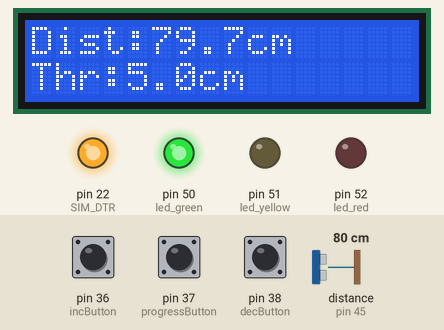
Recording of a sketch running on a simulated Arduino Mega 2560, built with avr-gcc and run on an emulated ATmega2560. On the bench: 16×2 character LCD, output pins drawn as LEDs (lit = HIGH). Wiring (inferred from the names in the program): ultrasonic range finder: trigger pin 44; echo pin 45. The inputs (shaded band) are chosen by the test bench; at power-on: distance to the obstacle (sensor on pin 45) 80 cm, pin 37 (progressButton) HIGH, pin 36 (incButton) HIGH, pin 38 (decButton) HIGH. The echo pulse lasts 58.3 µs per cm; the modem accepts every AT command (registered, SIM ready, sends succeed) and sends nothing else; pins used as bus, display or sensor lines are not drawn.

Above: at 8.9 s.
9.0 s: distance to the obstacle (sensor on pin 45) set to 7 cm
At 13.2 s:
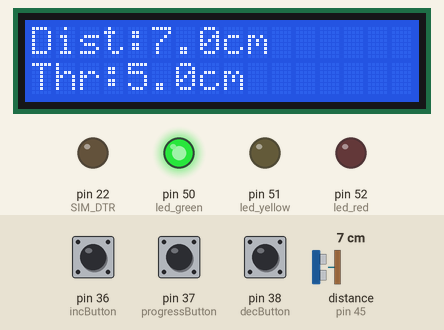
13.6 s: distance to the obstacle (sensor on pin 45) set to 4 cm
At 15.1 s:
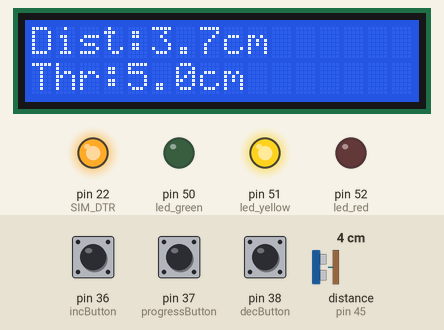
18.2 s: pin 37 (progressButton) pulled LOW for 3.2 s
At 19.9 s:
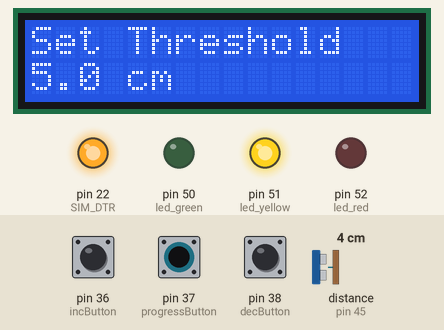
22.9 s: pin 37 (progressButton) pulled LOW for 1 s
At 25.0 s:
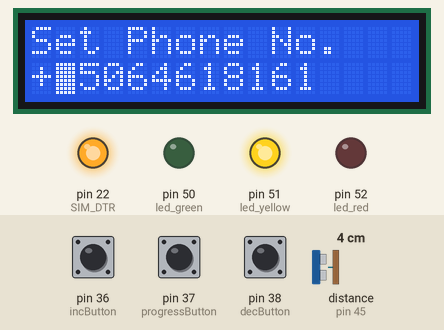
25.4 s: pin 37 (progressButton) pulled LOW for 1 s
At 27.3 s:
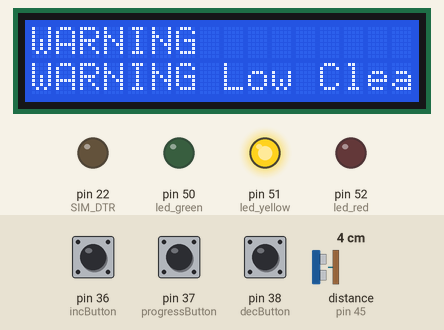
31.0 s: distance to the obstacle (sensor on pin 45) set to 2 cm
At 34.0 s:
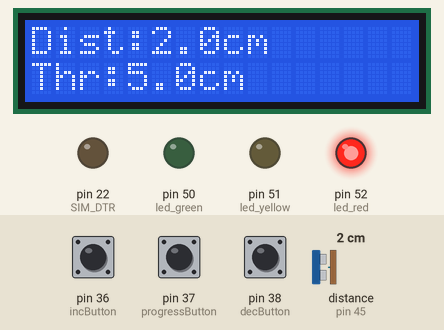
Timing chart, 0 to 36.6 s (numbered marks = the images above; inputs shaded):
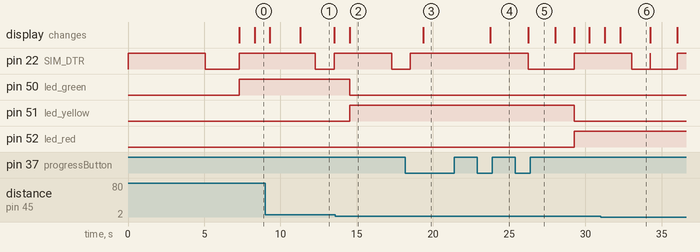

Measured:
- the behaviour switches between 6 and 5 cm on distance to the obstacle (sensor on pin 45) (found by bisection; images 1 and 2)
- after the input at 9.0 s, the display: first changes after 0.30 s (image 1 shows a later state)
- after the input at 13.6 s, pin 50 (led_green): HIGH → LOW after 0.93 s; pin 51 (led_yellow): LOW → HIGH after 0.93 s; the display: changes after 0.93 s (image 2)
- after the input at 18.2 s, pin 22 (SIM_DTR): goes on until 18.5 s, then stays HIGH; pin 51 (led_yellow): stays HIGH (without the input it goes to LOW after 3.1 s); pin 52 (led_red): stays LOW (without the input it goes to HIGH after 3.1 s); the display: changes after 1.2 s (image 3)
- after the input at 22.9 s, the display: changes after 0.85 s (image 4)
- after the input at 25.4 s, pin 22 (SIM_DTR): HIGH → LOW after 0.86 s, → HIGH 3.0 s later; pin 51 (led_yellow): HIGH → LOW after 3.9 s; pin 52 (led_red): LOW → HIGH after 3.9 s; the display: first changes after 0.85 s (image 5 shows a later state)
- after the input at 31.0 s, the display: first changes after 0.27 s (image 6 shows a later state)

The sketch:

TME3313_LineSag_ArduinoCode.ino
```cpp
#include <SoftwareSerial.h>
#include <stdlib.h>
#include <LiquidCrystal.h>

#define printToTerminal 0

struct ButtonState {
  int pin;
  bool stableState;
  bool lastReading;
  unsigned long lastChangeTime;
};

char* addy = "AT+CMGS=\"+15062820026\"\r";
char* faaiz = "AT+CMGS=\"+15064618161\"\r";
char* pratik = "AT+CMGS=\"+15064787090\"\r";
char* number = faaiz;

// Buttons
int progressButton = 37;   // short press = action, long press = switch menu
const int incButton = 36;   // increase threshold / increase digit
const int decButton = 38;   // decrease threshold / decrease digit

// Timing
const unsigned long SAMPLE_INTERVAL = 1000;
// const unsigned long SAMPLE_INTERVAL = 3600000;
const unsigned long READ_SMS_INTERVAL = 5000;
unsigned long sensTime = 0;
unsigned long responseTime = 0;
unsigned long startTime = millis();

// SMS
char chValue[15];

SoftwareSerial Sim7000G(10, 9);
// HardwareSerial Sim7000G = Serial1;
int SIM_DTR = 22;

// Ultrasonic sensor
const int trigPin = 44;
const int echoPin = 45;
float distance;
float threshold_distance = 5;

bool ignore=false;
const char* ignore_msg = "ignore";
const char* reset_msg = "reset";

// Menu
bool menuMode = false;
const float thresholdStep = 0.5;
const float minThreshold = 1.0;
const float maxThreshold = 50.0;

// LCD: RS, EN, D4, D5, D6, D7
LiquidCrystal lcd(30, 31, 32, 33, 34, 35);

// Menu states
enum MenuScreen {
  SCREEN_NORMAL,
  SCREEN_THRESHOLD,
  SCREEN_PHONE
};

MenuScreen currentScreen = SCREEN_NORMAL;

int led_green = 50, led_yellow = 51, led_red = 52;

// Phone number editing
char phoneDigits[12] = "15064618161";   // 11 digits after +
char smsCommand[30];
int currentDigitIndex = 0;

int readings_under_threshold=0;

// Function declarations
void updateSerial();
void checkingDelay(int ms);
void sendCommand(char* message, int ms);
void SendSMS(char* message);
void simSetup();
float get_cm();

void handleThresholdMenu();
void handlePhoneMenu();

void showNormalScreen();
void showThresholdScreen();
void showAlertScreen(const char* line2);
void showPhoneScreen();
void showPhoneSavedScreen();
void updateNumberCommand();

const unsigned long DEBOUNCE_DELAY = 40;
const unsigned long LONG_PRESS_DELAY = 800;

ButtonState progressBtn = {progressButton, HIGH, HIGH, 0};
ButtonState incBtn      = {incButton, HIGH, HIGH, 0};
ButtonState decBtn      = {decButton, HIGH, HIGH, 0};

// Progress button press tracking
bool progressWaitingRelease = false;
bool progressLongPressHandled = false;
unsigned long progressPressStart = 0;

void setup() {
  Serial.begin(57600);
  Sim7000G.begin(9600);

  pinMode(progressButton, INPUT_PULLUP);
  pinMode(incButton, INPUT_PULLUP);
  pinMode(decButton, INPUT_PULLUP);

  pinMode(SIM_DTR, OUTPUT);
  digitalWrite(SIM_DTR, HIGH);

  pinMode(trigPin, OUTPUT);
  pinMode(echoPin, INPUT);

  pinMode(trigPin, OUTPUT);
  pinMode(echoPin, INPUT);

  lcd.begin(16, 2);
  lcd.clear();
  lcd.setCursor(0, 0);
  lcd.print("SmartLine Init");
  lcd.setCursor(0, 1);
  lcd.print("Please wait...");

  updateNumberCommand();
  delay(5000);
  simSetup();
  sensTime = millis();
  responseTime = sensTime;

  pinMode(led_green, OUTPUT);
  pinMode(led_yellow, OUTPUT);
  pinMode(led_red, OUTPUT);

  lcd.clear();
  showNormalScreen();
}

void loop() {
  handleProgressButton();

  if (currentScreen == SCREEN_THRESHOLD) {
    handleThresholdMenu();
    updateSerial();
    return;
  }

  if (currentScreen == SCREEN_PHONE) {
    handlePhoneMenu();
    updateSerial();
    return;
  }

  if (millis() - sensTime > SAMPLE_INTERVAL) {
    sensTime = millis();
    distance = get_cm();

    if (distance < threshold_distance && !ignore) {
      readings_under_threshold++;
      dtostrf(distance, 4, 1, chValue);

      char warning[32];
      snprintf(warning, sizeof(warning), "WARNING Low Clearance: %s cm", chValue);

      showAlertScreen(warning);
      if(printToTerminal) Serial.println(warning);

      // Uncomment when
      if(readings_under_threshold % 5 == 0)
      {
        SendSMS(warning);
      }
    }
    else readings_under_threshold = 0;

    showNormalScreen();
  }

  if(millis()-responseTime > READ_SMS_INTERVAL)
  {
    responseTime = millis();
    if(ignore)
    {
      if(receiveSMS(reset_msg))
      {
        ignore = false;
      }
    }
    else
    {
      if(receiveSMS(ignore_msg))
      {
        ignore = true;
      }
    }
    if(printToTerminal) Serial.println(ignore);
  }

  if(readings_under_threshold == 0)
  {
    digitalWrite(led_yellow, LOW);
    digitalWrite(led_green, HIGH);
    digitalWrite(led_red, LOW);
  } else if(readings_under_threshold < 5)
  {
    digitalWrite(led_yellow, HIGH);
    digitalWrite(led_green, LOW);
    digitalWrite(led_red, LOW);
  } else
  {
    digitalWrite(led_yellow, LOW);
    digitalWrite(led_green, LOW);
    digitalWrite(led_red, HIGH);
  }

  updateSerial();
}

//////////////////////////////
// LCD DISPLAY FUNCTIONS
//////////////////////////////
void showNormalScreen() {
  lcd.noCursor();
  lcd.noBlink();
  lcd.clear();
  lcd.setCursor(0, 0);
  lcd.print("Dist:");
  lcd.print(distance, 1);
  lcd.print("cm");

  lcd.setCursor(0, 1);
  lcd.print("Thr:");
  lcd.print(threshold_distance, 1);
  lcd.print("cm");
}

void showThresholdScreen() {
  lcd.noCursor();
  lcd.noBlink();
  lcd.clear();
  lcd.setCursor(0, 0);
  lcd.print("Set Threshold");

  lcd.setCursor(0, 1);
  lcd.print(threshold_distance, 1);
  lcd.print(" cm");
}

void showAlertScreen(const char* line2) {
  lcd.noCursor();
  lcd.noBlink();
  lcd.clear();
  lcd.setCursor(0, 0);
  lcd.print("WARNING");
  lcd.setCursor(0, 1);
  lcd.print(line2);
}

void showPhoneScreen() {
  lcd.clear();
  lcd.setCursor(0, 0);
  lcd.print("Set Phone No.");

  lcd.setCursor(0, 1);
  lcd.print("+");
  lcd.print(phoneDigits);

  lcd.setCursor(currentDigitIndex + 1, 1);
  lcd.cursor();
  lcd.blink();
}

void showPhoneSavedScreen() {
  lcd.noCursor();
  lcd.noBlink();
  lcd.clear();
  lcd.setCursor(0, 0);
  lcd.print("Phone Saved");

  lcd.setCursor(0, 1);
  lcd.print("+");
  lcd.print(phoneDigits);
}

//////////////////////////////
// MENU HANDLING
//////////////////////////////
void handleThresholdMenu() {
  bool changed = false;

  if (wasButtonPressed(incBtn)) {
    threshold_distance += thresholdStep;
    if (threshold_distance > maxThreshold) {
      threshold_distance = maxThreshold;
    }
    changed = true;
  }

  if (wasButtonPressed(decBtn)) {
    threshold_distance -= thresholdStep;
    if (threshold_distance < minThreshold) {
      threshold_distance = minThreshold;
    }
    changed = true;
  }

  if (changed) {
    showThresholdScreen();
  }
}

void handlePhoneMenu() {
  bool changed = false;

  if (wasButtonPressed(incBtn)) {
    if (phoneDigits[currentDigitIndex] < '9') {
      phoneDigits[currentDigitIndex]++;
    } else {
      phoneDigits[currentDigitIndex] = '0';
    }
    changed = true;
  }

  if (wasButtonPressed(decBtn)) {
    if (phoneDigits[currentDigitIndex] > '0') {
      phoneDigits[currentDigitIndex]--;
    } else {
      phoneDigits[currentDigitIndex] = '9';
    }
    changed = true;
  }

  if (changed) {
    showPhoneScreen();
  }
}

void updateNumberCommand() {
  snprintf(smsCommand, sizeof(smsCommand), "AT+CMGS=\"+%s\"\r", phoneDigits);
  number = smsCommand;
}

//////////////////////////////
// SIM FUNCTIONS
//////////////////////////////
void updateSerial() {
  while (Serial.available()) {
    Sim7000G.write(Serial.read());
  }
  while (Sim7000G.available()) {
    if(printToTerminal) Serial.write(Sim7000G.read());
    else Sim7000G.read();
  }
}

void checkingDelay(int ms) {
  unsigned long t = millis();
  while (t + ms > millis()) {
    updateSerial();
  }
}

void sendCommand(char* message, int ms) {
  Sim7000G.println(message);
  checkingDelay(ms);
}

void SendSMS(char* message) {
  digitalWrite(SIM_DTR, LOW);
  delay(100);

  sendCommand("AT", 100);
  sendCommand(number, 500);

  Sim7000G.print(message);
  delay(10);
  Sim7000G.write(26);

  checkingDelay(1000);
  digitalWrite(SIM_DTR, HIGH);
}

void simSetup() {
  if(printToTerminal) Serial.println("Initializing...");
  digitalWrite(SIM_DTR, LOW);
  checkingDelay(100);

  sendCommand("AT", 100);
  sendCommand("AT+CPIN?", 100);
  sendCommand("AT+CFUN=1", 100); //functionality, 1=full fun

  sendCommand("AT+CSQ", 100); //Signal Strength
  sendCommand("AT+CCID", 100); //Sim ID
  sendCommand("AT+COPS?", 100); //network

  sendCommand("AT+CNMP=38", 100); //forces module into 4G LTE-M
  sendCommand("AT+CMNB=1", 100); //prefer Cat-M1 (LTE-M); disable NB-IoT
  sendCommand("AT+CMGF=1", 500); // Set the shield to SMS mode
  sendCommand("AT+CSCS=\"GSM\"", 500); //sets sms encodeing type

  sendCommand("AT+CNMI=1,0,0,0,0", 200); // configure receiving sms.

  if(printToTerminal) Serial.println("Done Setting up!\n\n");
  digitalWrite(SIM_DTR, HIGH);
}

String readResponse(unsigned long timeout = 5000)
{
    String out = "";
    unsigned long start = millis();

    while (millis() - start < timeout)
    {
        while (Sim7000G.available())
        {
            char c = Sim7000G.read();
            out += c;

            // SIM7000 always ends responses with "OK\r\n"
            if (out.endsWith("OK\r\n"))
                return out;
        }
    }
    return out;
}

bool receiveSMS(const char* looking_for)
{
    digitalWrite(SIM_DTR, LOW);
    delay(1200); // full wake

    Sim7000G.println("AT+CMGL=\"REC UNREAD\"");
    String response = readResponse(8000);

    digitalWrite(SIM_DTR, HIGH);

    if(printToTerminal) Serial.println("Got Message:");
    if(printToTerminal) Serial.println(response);

    response.toLowerCase();
    return response.indexOf(looking_for) != -1;
}

//////////////////////////////
// ULTRASONIC SENSOR
//////////////////////////////
float get_cm() {
  float duration, dist;

  digitalWrite(trigPin, LOW);
  delayMicroseconds(5);
  digitalWrite(trigPin, HIGH);
  delayMicroseconds(10);
  digitalWrite(trigPin, LOW);

  duration = pulseIn(echoPin, HIGH);
  dist = (duration * 0.0343) / 2.0;

  return dist;
}


//////////////////////////////
// LCD
//////////////////////////////
bool wasButtonPressed(ButtonState &btn) {
  bool reading = digitalRead(btn.pin);

  if (reading != btn.lastReading) {
    btn.lastChangeTime = millis();
    btn.lastReading = reading;
  }

  if ((millis() - btn.lastChangeTime) > DEBOUNCE_DELAY) {
    if (reading != btn.stableState) {
      btn.stableState = reading;

      if (btn.stableState == LOW) {
        return true;
      }
    }
  }

  return false;
}

void updateButtonState(ButtonState &btn) {
  bool reading = digitalRead(btn.pin);

  if (reading != btn.lastReading) {
    btn.lastChangeTime = millis();
    btn.lastReading = reading;
  }

  if ((millis() - btn.lastChangeTime) > DEBOUNCE_DELAY) {
    btn.stableState = reading;
  }
}

void switchMenu() {
  lcd.noCursor();
  lcd.noBlink();

  if (currentScreen == SCREEN_NORMAL) {
    currentScreen = SCREEN_THRESHOLD;
    menuMode = true;
    showThresholdScreen();
  } else if (currentScreen == SCREEN_THRESHOLD) {
    currentScreen = SCREEN_PHONE;
    menuMode = true;
    currentDigitIndex = 0;
    showPhoneScreen();
  } else {
    currentScreen = SCREEN_NORMAL;
    menuMode = false;
    showNormalScreen();
  }
}

void handleProgressButton() {
  if (wasButtonPressed(progressBtn)) {
    progressWaitingRelease = true;
    progressLongPressHandled = false;
    progressPressStart = millis();
  }

  updateButtonState(progressBtn);

  if (progressWaitingRelease && !progressLongPressHandled && progressBtn.stableState == LOW) {
    if (millis() - progressPressStart >= LONG_PRESS_DELAY) {
      progressLongPressHandled = true;
      switchMenu();
    }
  }

  if (progressWaitingRelease && progressBtn.stableState == HIGH) {
    if (!progressLongPressHandled) {
      if (currentScreen == SCREEN_PHONE) {
        if (currentDigitIndex < 10) {
          currentDigitIndex++;
          showPhoneScreen();
        } else {
          updateNumberCommand();
          showPhoneSavedScreen();
          delay(1000);
          currentDigitIndex = 0;
          showPhoneScreen();
        }
      }
    }

    progressWaitingRelease = false;
    progressLongPressHandled = false;
  }
}
```
